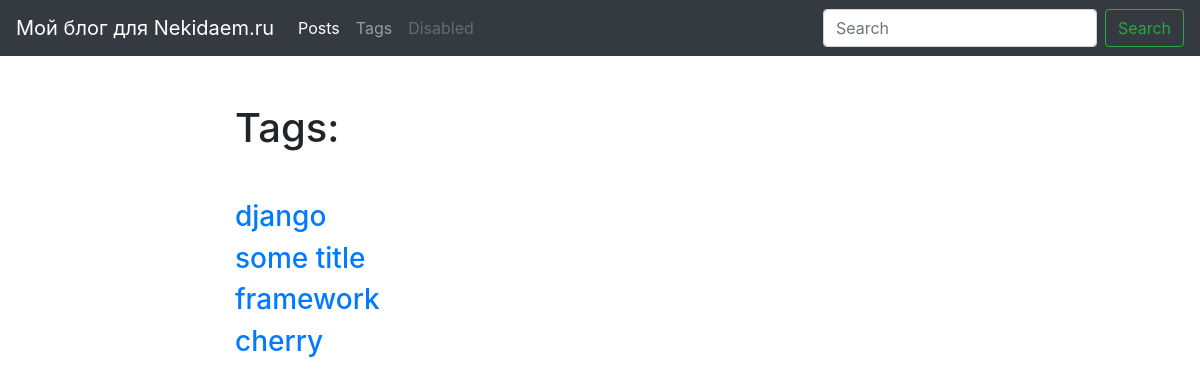
/blog/tags/, run on an earlier commit of the app's database.
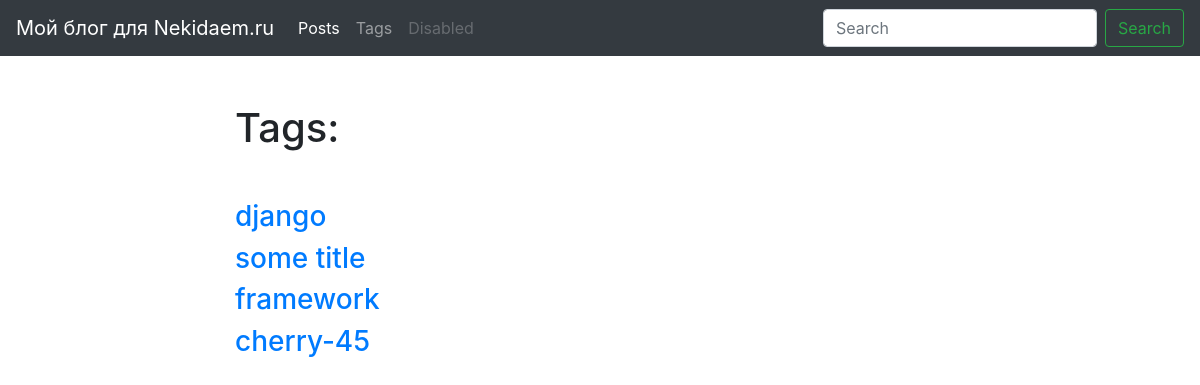
And on a later commit of the database.
### blog/models.py (models this page shows, shortened)
class Tag(models.Model):
    title = models.CharField(max_length=50)
    slug = models.SlugField(max_length=50, unique=True)
    def get_absolute_url(self):
        return reverse('tag_detail_url', kwargs={'slug': self.slug})

### blog/views.py (the view)
# urls.py: path('tags/', tags_list, name='tags_list_url'),
def tags_list(request):
    tags = Tag.objects.all()
    return render(request, 'blog/tags_list.html', context={'tags': tags})

### blog/templates/blog/tags_list.html (shortened to what this page needs)
{% extends 'blog/base_blog.html' %}
{% block content %}
    <h1 class="mb-5">
        Tags:
    </h1>
    {% for tag in tags %}
        <h3>
            <a href="{{tag.get_absolute_url}}"> {{ tag.title }} </a>
        </h3>
    {% endfor %}
{% endblock %}

What changed in the data, as far as the page shows it:
changed Tag: title "cherry" → "cherry-45"
